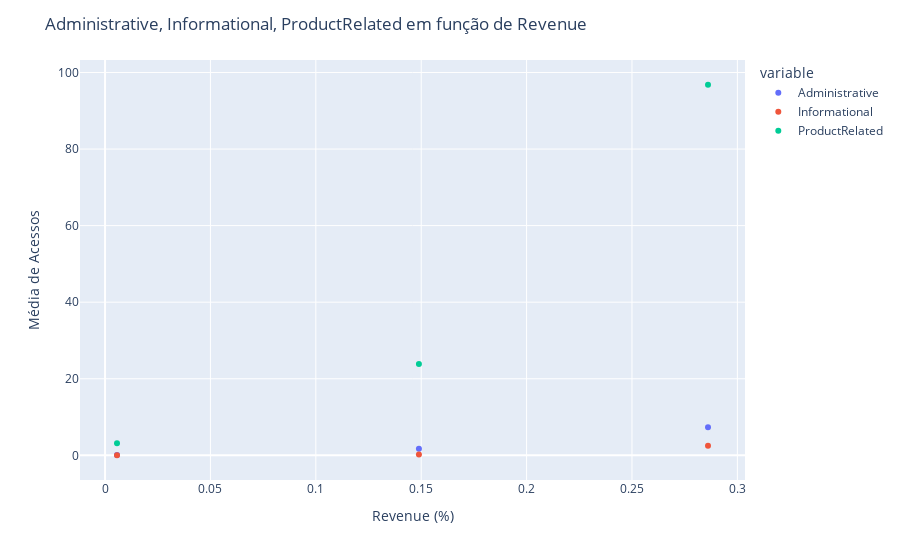
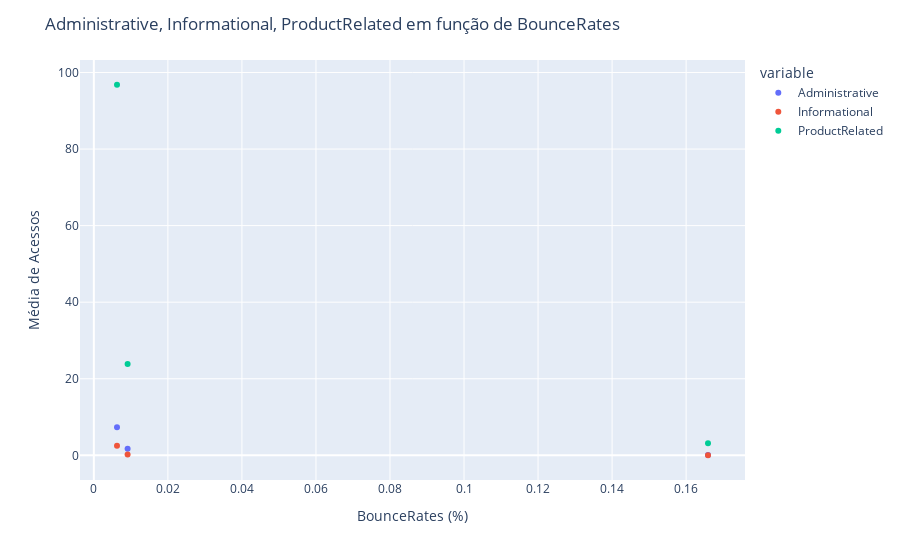

Notebook source saved alongside these figures, in order:
### Markdown cell above
#### Testando para k = 3.

### Code cell
agrupar_e_agregar(df, df_pad, 3)

### Figure 1 — Plotly figure (JSON) as saved in the notebook; plotly's stock layout.template omitted (floating-point values rounded to 4 significant figures)
{"data": [{"hovertemplate": "variable=Administrative<br>Revenue=%{x}<br>value=%{y}<extra></extra>", "legendgroup": "Administrative", "marker": {"color": "#636efa", "symbol": "circle"}, "mode": "markers", "name": "Administrative", "orientation": "v", "showlegend": true, "type": "scatter", "x": [0.1489, 0.005671, 0.2861], "xaxis": "x", "y": [1.716, 0.05388, 7.333], "yaxis": "y"}, {"hovertemplate": "variable=Informational<br>Revenue=%{x}<br>value=%{y}<extra></extra>", "legendgroup": "Informational", "marker": {"color": "#EF553B", "symbol": "circle"}, "mode": "markers", "name": "Informational", "orientation": "v", "showlegend": true, "type": "scatter", "x": [0.1489, 0.005671, 0.2861], "xaxis": "x", "y": [0.2152, 0.01607, 2.527], "yaxis": "y"}, {"hovertemplate": "variable=ProductRelated<br>Revenue=%{x}<br>value=%{y}<extra></extra>", "legendgroup": "ProductRelated", "marker": {"color": "#00cc96", "symbol": "circle"}, "mode": "markers", "name": "ProductRelated", "orientation": "v", "showlegend": true, "type": "scatter", "x": [0.1489, 0.005671, 0.2861], "xaxis": "x", "y": [23.88, 3.124, 96.8], "yaxis": "y"}], "layout": {"legend": {"title": {"text": "variable"}, "tracegroupgap": 0}, "margin": {"t": 60}, "title": {"text": "Administrative, Informational, ProductRelated em função de Revenue"}, "xaxis": {"anchor": "y", "domain": [0, 1], "title": {"text": "Revenue (%)"}}, "yaxis": {"anchor": "x", "domain": [0, 1], "title": {"text": "Média de Acessos"}}}}

### Figure 2 — Plotly figure (JSON) as saved in the notebook; plotly's stock layout.template omitted (floating-point values rounded to 4 significant figures)
{"data": [{"hovertemplate": "variable=Administrative<br>BounceRates=%{x}<br>value=%{y}<extra></extra>", "legendgroup": "Administrative", "marker": {"color": "#636efa", "symbol": "circle"}, "mode": "markers", "name": "Administrative", "orientation": "v", "showlegend": true, "type": "scatter", "x": [0.009116, 0.1659, 0.006253], "xaxis": "x", "y": [1.716, 0.05388, 7.333], "yaxis": "y"}, {"hovertemplate": "variable=Informational<br>BounceRates=%{x}<br>value=%{y}<extra></extra>", "legendgroup": "Informational", "marker": {"color": "#EF553B", "symbol": "circle"}, "mode": "markers", "name": "Informational", "orientation": "v", "showlegend": true, "type": "scatter", "x": [0.009116, 0.1659, 0.006253], "xaxis": "x", "y": [0.2152, 0.01607, 2.527], "yaxis": "y"}, {"hovertemplate": "variable=ProductRelated<br>BounceRates=%{x}<br>value=%{y}<extra></extra>", "legendgroup": "ProductRelated", "marker": {"color": "#00cc96", "symbol": "circle"}, "mode": "markers", "name": "ProductRelated", "orientation": "v", "showlegend": true, "type": "scatter", "x": [0.009116, 0.1659, 0.006253], "xaxis": "x", "y": [23.88, 3.124, 96.8], "yaxis": "y"}], "layout": {"legend": {"title": {"text": "variable"}, "tracegroupgap": 0}, "margin": {"t": 60}, "title": {"text": "Administrative, Informational, ProductRelated em função de BounceRates"}, "xaxis": {"anchor": "y", "domain": [0, 1], "title": {"text": "BounceRates (%)"}}, "yaxis": {"anchor": "x", "domain": [0, 1], "title": {"text": "Média de Acessos"}}}}
